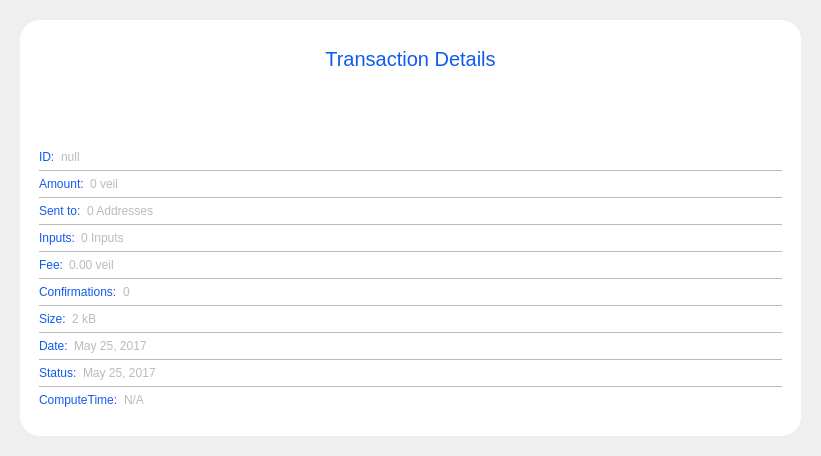
<?xml version="1.0" encoding="UTF-8"?>
<ui version="4.0">
    <class>TransactionDetailDialog</class>
    <widget class="QWidget" name="TransactionDetailDialog">
        <property name="geometry">
            <rect>
                <x>0</x>
                <y>0</y>
                <width>821</width>
                <height>456</height>
            </rect>
        </property>
        <property name="minimumSize">
            <size>
                <width>0</width>
                <height>456</height>
            </size>
        </property>
        <property name="windowTitle">
            <string>Form</string>
        </property>
        <property name="styleSheet">
            <string notr="true">color:#bababa;</string>
        </property>
        <layout class="QVBoxLayout" name="verticalLayout_3">
            <property name="spacing">
                <number>0</number>
            </property>
            <property name="leftMargin">
                <number>20</number>
            </property>
            <property name="topMargin">
                <number>20</number>
            </property>
            <property name="rightMargin">
                <number>20</number>
            </property>
            <property name="bottomMargin">
                <number>20</number>
            </property>
            <item>
                <widget class="QFrame" name="frame">
                    <property name="styleSheet">
                        <string notr="true">#frame{
                            background-color: white;
                            padding: 10px 10px 10px 10px;
                            border-radius:20px;
                            }
                        </string>
                    </property>
                    <property name="frameShape">
                        <enum>QFrame::StyledPanel</enum>
                    </property>
                    <property name="frameShadow">
                        <enum>QFrame::Raised</enum>
                    </property>
                    <layout class="QVBoxLayout" name="verticalLayout" stretch="1,0,0,0,0,0,0">
                        <item>
                            <layout class="QHBoxLayout" name="horizontalLayout_10" stretch="3,0">
                                <property name="spacing">
                                    <number>0</number>
                                </property>
                                <item>
                                    <widget class="QLabel" name="title">
                                        <property name="minimumSize">
                                            <size>
                                                <width>0</width>
                                                <height>40</height>
                                            </size>
                                        </property>
                                        <property name="maximumSize">
                                            <size>
                                                <width>16777215</width>
                                                <height>40</height>
                                            </size>
                                        </property>
                                        <property name="styleSheet">
                                            <string notr="true">color:#105aef;
                                                font-size:20px;
                                                padding-left:30px;
                                            </string>
                                        </property>
                                        <property name="text">
                                            <string>Transaction Details</string>
                                        </property>
                                        <property name="alignment">
                                            <set>Qt::AlignCenter</set>
                                        </property>
                                        <property name="margin">
                                            <number>7</number>
                                        </property>
                                    </widget>
                                </item>
                                <item>
                                    <widget class="QPushButton" name="btnEsc">
                                        <property name="minimumSize">
                                            <size>
                                                <width>30</width>
                                                <height>0</height>
                                            </size>
                                        </property>
                                        <property name="maximumSize">
                                            <size>
                                                <width>30</width>
                                                <height>16777215</height>
                                            </size>
                                        </property>
                                        <property name="focusPolicy">
                                            <enum>Qt::NoFocus</enum>
                                        </property>
                                        <property name="styleSheet">
                                            <string notr="true">#btnEsc {
                                                background-color:transparent;
                                                border:0px;
                                                }

                                                #btnEsc:hover {
                                                }
                                            </string>
                                        </property>
                                        <property name="text">
                                            <string/>
                                        </property>
                                        <property name="icon">
                                            <iconset resource="../../veil.qrc">
                                                <normaloff>:/icons/ic-close-png</normaloff>:/icons/ic-close-png
                                            </iconset>
                                        </property>
                                        <property name="iconSize">
                                            <size>
                                                <width>20</width>
                                                <height>20</height>
                                            </size>
                                        </property>
                                    </widget>
                                </item>
                            </layout>
                        </item>
                        <item>
                            <spacer name="verticalSpacer">
                                <property name="orientation">
                                    <enum>Qt::Vertical</enum>
                                </property>
                                <property name="sizeHint" stdset="0">
                                    <size>
                                        <width>20</width>
                                        <height>10</height>
                                    </size>
                                </property>
                            </spacer>
                        </item>
                        <item>
                            <layout class="QHBoxLayout" name="horizontalLayout_11" stretch="0,1">
                                <item>
                                    <widget class="QLabel" name="labelId">
                                        <property name="maximumSize">
                                            <size>
                                                <width>16777215</width>
                                                <height>16777215</height>
                                            </size>
                                        </property>
                                        <property name="styleSheet">
                                            <string notr="true">color:#105aef;</string>
                                        </property>
                                        <property name="text">
                                            <string>ID:</string>
                                        </property>
                                    </widget>
                                </item>
                                <item>
                                    <widget class="QLabel" name="textId">
                                        <property name="text">
                                            <string>null</string>
                                        </property>
                                    </widget>
                                </item>
                            </layout>
                        </item>
                        <item>
                            <widget class="QLabel" name="label_27">
                                <property name="maximumSize">
                                    <size>
                                        <width>16777215</width>
                                        <height>1</height>
                                    </size>
                                </property>
                                <property name="styleSheet">
                                    <string notr="true">background-color:#bababa;</string>
                                </property>
                                <property name="text">
                                    <string/>
                                </property>
                            </widget>
                        </item>
                        <item>
                            <layout class="QHBoxLayout" name="horizontalLayout_4" stretch="0,1">
                                <item>
                                    <widget class="QLabel" name="labelAmount">
                                        <property name="maximumSize">
                                            <size>
                                                <width>16777215</width>
                                                <height>16777215</height>
                                            </size>
                                        </property>
                                        <property name="styleSheet">
                                            <string notr="true">color:#105aef;</string>
                                        </property>
                                        <property name="text">
                                            <string>Amount:</string>
                                        </property>
                                    </widget>
                                </item>
                                <item>
                                    <widget class="QLabel" name="textAmount">
                                        <property name="text">
                                            <string>0 veil</string>
                                        </property>
                                    </widget>
                                </item>
                            </layout>
                        </item>
                        <item>
                            <widget class="QLabel" name="label_25">
                                <property name="maximumSize">
                                    <size>
                                        <width>16777215</width>
                                        <height>1</height>
                                    </size>
                                </property>
                                <property name="styleSheet">
                                    <string notr="true">background-color:#bababa;</string>
                                </property>
                                <property name="text">
                                    <string/>
                                </property>
                            </widget>
                        </item>
                        <item>
                            <widget class="QFrame" name="frameContainer">
                                <property name="styleSheet">
                                    <string notr="true">#frameContainer{
                                        background-color: white;
                                        padding: 0px 0px 0px 0px;
                                        border-style: none;
                                        border-color: transparent;
                                        border-width: 0px;
                                        border-radius: 0px;
                                        }
                                    </string>
                                </property>
                                <property name="frameShape">
                                    <enum>QFrame::StyledPanel</enum>
                                </property>
                                <property name="frameShadow">
                                    <enum>QFrame::Raised</enum>
                                </property>
                                <layout class="QVBoxLayout" name="verticalLayout_2" stretch="0,0,0,0,0,0,0,0,0,0,0">
                                    <property name="spacing">
                                        <number>6</number>
                                    </property>
                                    <property name="leftMargin">
                                        <number>0</number>
                                    </property>
                                    <property name="topMargin">
                                        <number>0</number>
                                    </property>
                                    <property name="rightMargin">
                                        <number>0</number>
                                    </property>
                                    <property name="bottomMargin">
                                        <number>10</number>
                                    </property>
                                    <item>
                                        <layout class="QHBoxLayout" name="horizontalLayout_2" stretch="0,2,0">
                                            <item>
                                                <widget class="QLabel" name="labelSend">
                                                    <property name="enabled">
                                                        <bool>true</bool>
                                                    </property>
                                                    <property name="sizePolicy">
                                                        <sizepolicy hsizetype="MinimumExpanding" vsizetype="Preferred">
                                                            <horstretch>0</horstretch>
                                                            <verstretch>0</verstretch>
                                                        </sizepolicy>
                                                    </property>
                                                    <property name="maximumSize">
                                                        <size>
                                                            <width>16777215</width>
                                                            <height>16777215</height>
                                                        </size>
                                                    </property>
                                                    <property name="styleSheet">
                                                        <string notr="true">color:#105aef;</string>
                                                    </property>
                                                    <property name="text">
                                                        <string>Sent to:</string>
                                                    </property>
                                                </widget>
                                            </item>
                                            <item>
                                                <widget class="QLabel" name="textSend">
                                                    <property name="sizePolicy">
                                                        <sizepolicy hsizetype="Expanding" vsizetype="Preferred">
                                                            <horstretch>0</horstretch>
                                                            <verstretch>0</verstretch>
                                                        </sizepolicy>
                                                    </property>
                                                    <property name="text">
                                                        <string>0 Addresses</string>
                                                    </property>
                                                </widget>
                                            </item>
                                            <item>
                                                <widget class="QPushButton" name="pushButton">
                                                    <property name="maximumSize">
                                                        <size>
                                                            <width>34</width>
                                                            <height>20</height>
                                                        </size>
                                                    </property>
                                                    <property name="styleSheet">
                                                        <string notr="true">background-color:transparent;
                                                            border:0;
                                                            background-image: url(&quot;:/res/ic-arrow-down.png&quot;) ;
                                                            background-repeat:no-repeat;
                                                            background-position:center;
                                                        </string>
                                                    </property>
                                                    <property name="text">
                                                        <string/>
                                                    </property>
                                                </widget>
                                            </item>
                                        </layout>
                                    </item>
                                    <item>
                                        <widget class="QLabel" name="label_19">
                                            <property name="maximumSize">
                                                <size>
                                                    <width>16777215</width>
                                                    <height>1</height>
                                                </size>
                                            </property>
                                            <property name="styleSheet">
                                                <string notr="true">background-color:#bababa;</string>
                                            </property>
                                            <property name="text">
                                                <string/>
                                            </property>
                                        </widget>
                                    </item>
                                    <item>
                                        <layout class="QHBoxLayout" name="horizontalLayout" stretch="0,2,0">
                                            <item>
                                                <widget class="QLabel" name="labelInputs">
                                                    <property name="sizePolicy">
                                                        <sizepolicy hsizetype="Minimum" vsizetype="Preferred">
                                                            <horstretch>0</horstretch>
                                                            <verstretch>0</verstretch>
                                                        </sizepolicy>
                                                    </property>
                                                    <property name="maximumSize">
                                                        <size>
                                                            <width>16777215</width>
                                                            <height>16777215</height>
                                                        </size>
                                                    </property>
                                                    <property name="styleSheet">
                                                        <string notr="true">color:#105aef;</string>
                                                    </property>
                                                    <property name="text">
                                                        <string>Inputs:</string>
                                                    </property>
                                                </widget>
                                            </item>
                                            <item>
                                                <widget class="QLabel" name="textInputs">
                                                    <property name="text">
                                                        <string>0 Inputs</string>
                                                    </property>
                                                </widget>
                                            </item>
                                            <item>
                                                <widget class="QPushButton" name="pushButton_2">
                                                    <property name="maximumSize">
                                                        <size>
                                                            <width>34</width>
                                                            <height>20</height>
                                                        </size>
                                                    </property>
                                                    <property name="styleSheet">
                                                        <string notr="true">background-color:transparent;
                                                            border:0;
                                                            background-image: url(&quot;:/res/ic-arrow-down.png&quot;) ;
                                                            background-repeat:no-repeat;
                                                            background-position:center;
                                                        </string>
                                                    </property>
                                                    <property name="text">
                                                        <string/>
                                                    </property>
                                                </widget>
                                            </item>
                                        </layout>
                                    </item>
                                    <item>
                                        <widget class="QLabel" name="label_20">
                                            <property name="maximumSize">
                                                <size>
                                                    <width>16777215</width>
                                                    <height>1</height>
                                                </size>
                                            </property>
                                            <property name="styleSheet">
                                                <string notr="true">background-color:#bababa;</string>
                                            </property>
                                            <property name="text">
                                                <string/>
                                            </property>
                                        </widget>
                                    </item>
                                    <item>
                                        <layout class="QHBoxLayout" name="horizontalLayout_7" stretch="0,1">
                                            <item>
                                                <widget class="QLabel" name="labelFee">
                                                    <property name="maximumSize">
                                                        <size>
                                                            <width>16777215</width>
                                                            <height>16777215</height>
                                                        </size>
                                                    </property>
                                                    <property name="styleSheet">
                                                        <string notr="true">color:#105aef;</string>
                                                    </property>
                                                    <property name="text">
                                                        <string>Fee:</string>
                                                    </property>
                                                </widget>
                                            </item>
                                            <item>
                                                <widget class="QLabel" name="textFee">
                                                    <property name="text">
                                                        <string>0.00 veil</string>
                                                    </property>
                                                </widget>
                                            </item>
                                        </layout>
                                    </item>
                                    <item>
                                        <widget class="QLabel" name="label_21">
                                            <property name="maximumSize">
                                                <size>
                                                    <width>16777215</width>
                                                    <height>1</height>
                                                </size>
                                            </property>
                                            <property name="styleSheet">
                                                <string notr="true">background-color:#bababa;</string>
                                            </property>
                                            <property name="text">
                                                <string/>
                                            </property>
                                        </widget>
                                    </item>
                                    <item>
                                        <layout class="QHBoxLayout" name="horizontalLayout_6" stretch="0,1">
                                            <item>
                                                <widget class="QLabel" name="labelConfirmations">
                                                    <property name="maximumSize">
                                                        <size>
                                                            <width>16777215</width>
                                                            <height>16777215</height>
                                                        </size>
                                                    </property>
                                                    <property name="styleSheet">
                                                        <string notr="true">color:#105aef;</string>
                                                    </property>
                                                    <property name="text">
                                                        <string>Confirmations:</string>
                                                    </property>
                                                </widget>
                                            </item>
                                            <item>
                                                <widget class="QLabel" name="textConfirmations">
                                                    <property name="text">
                                                        <string>0</string>
                                                    </property>
                                                </widget>
                                            </item>
                                        </layout>
                                    </item>
                                    <item>
                                        <widget class="QLabel" name="label_22">
                                            <property name="maximumSize">
                                                <size>
                                                    <width>16777215</width>
                                                    <height>1</height>
                                                </size>
                                            </property>
                                            <property name="styleSheet">
                                                <string notr="true">background-color:#bababa;</string>
                                            </property>
                                            <property name="text">
                                                <string/>
                                            </property>
                                        </widget>
                                    </item>
                                    <item>
                                        <layout class="QHBoxLayout" name="horizontalLayout_8" stretch="0,1">
                                            <item>
                                                <widget class="QLabel" name="labelSize">
                                                    <property name="maximumSize">
                                                        <size>
                                                            <width>16777215</width>
                                                            <height>16777215</height>
                                                        </size>
                                                    </property>
                                                    <property name="styleSheet">
                                                        <string notr="true">color:#105aef;</string>
                                                    </property>
                                                    <property name="text">
                                                        <string>Size:</string>
                                                    </property>
                                                </widget>
                                            </item>
                                            <item>
                                                <widget class="QLabel" name="textSize">
                                                    <property name="text">
                                                        <string>2 kB</string>
                                                    </property>
                                                </widget>
                                            </item>
                                        </layout>
                                    </item>
                                    <item>
                                        <widget class="QLabel" name="label_23">
                                            <property name="maximumSize">
                                                <size>
                                                    <width>16777215</width>
                                                    <height>1</height>
                                                </size>
                                            </property>
                                            <property name="styleSheet">
                                                <string notr="true">background-color:#bababa;</string>
                                            </property>
                                            <property name="text">
                                                <string/>
                                            </property>
                                        </widget>
                                    </item>
                                    <item>
                                        <layout class="QHBoxLayout" name="horizontalLayout_5" stretch="0,1">
                                            <item>
                                                <widget class="QLabel" name="labelDate">
                                                    <property name="maximumSize">
                                                        <size>
                                                            <width>16777215</width>
                                                            <height>16777215</height>
                                                        </size>
                                                    </property>
                                                    <property name="styleSheet">
                                                        <string notr="true">color:#105aef;</string>
                                                    </property>
                                                    <property name="text">
                                                        <string>Date:</string>
                                                    </property>
                                                </widget>
                                            </item>
                                            <item>
                                                <widget class="QLabel" name="textDate">
                                                    <property name="text">
                                                        <string>May 25, 2017</string>
                                                    </property>
                                                </widget>
                                            </item>
                                        </layout>
                                    </item>
                                    <item>
                                        <widget class="QLabel" name="label_24">
                                            <property name="maximumSize">
                                                <size>
                                                    <width>16777215</width>
                                                    <height>1</height>
                                                </size>
                                            </property>
                                            <property name="styleSheet">
                                                <string notr="true">background-color:#bababa;</string>
                                            </property>
                                            <property name="text">
                                                <string/>
                                            </property>
                                        </widget>
                                    </item>
                                    <item>
                                        <layout class="QHBoxLayout" name="horizontalLayout_1" stretch="0,1">
                                            <item>
                                                <widget class="QLabel" name="labelStatus">
                                                    <property name="maximumSize">
                                                        <size>
                                                            <width>16777215</width>
                                                            <height>16777215</height>
                                                        </size>
                                                    </property>
                                                    <property name="styleSheet">
                                                        <string notr="true">color:#105aef;</string>
                                                    </property>
                                                    <property name="text">
                                                        <string>Status:</string>
                                                    </property>
                                                </widget>
                                            </item>
                                            <item>
                                                <widget class="QLabel" name="textStatus">
                                                    <property name="text">
                                                        <string>May 25, 2017</string>
                                                    </property>
                                                </widget>
                                            </item>
                                        </layout>
                                    </item>
                                    <item>
                                        <widget class="QLabel" name="label_26">
                                            <property name="maximumSize">
                                                <size>
                                                    <width>16777215</width>
                                                    <height>1</height>
                                                </size>
                                            </property>
                                            <property name="styleSheet">
                                                <string notr="true">background-color:#bababa;</string>
                                            </property>
                                            <property name="text">
                                                <string/>
                                            </property>
                                        </widget>
                                    </item>
                                    <item>
                                        <layout class="QHBoxLayout" name="horizontalLayout_3" stretch="0,1">
                                            <item>
                                                <widget class="QLabel" name="labelComputeTime">
                                                    <property name="maximumSize">
                                                        <size>
                                                            <width>16777215</width>
                                                            <height>16777215</height>
                                                        </size>
                                                    </property>
                                                    <property name="styleSheet">
                                                        <string notr="true">color:#105aef;</string>
                                                    </property>
                                                    <property name="text">
                                                        <string>ComputeTime:</string>
                                                    </property>
                                                </widget>
                                            </item>
                                            <item>
                                                <widget class="QLabel" name="textComputeTime">
                                                    <property name="text">
                                                        <string>N/A</string>
                                                    </property>
                                                </widget>
                                            </item>
                                        </layout>
                                    </item>
                                </layout>
                            </widget>
                        </item>
                    </layout>
                </widget>
            </item>
        </layout>
    </widget>
    <resources>
        <include location="../../veil.qrc"/>
    </resources>
    <connections/>
</ui>
